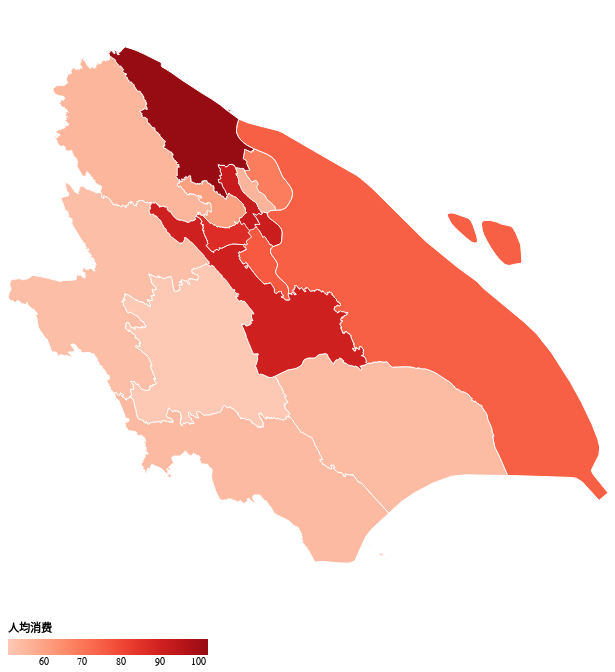

Write notebook code for a chart like this one.
### Code cell
import altair as alt
alt.Chart(gdf.drop(columns="center")
    ).mark_geoshape(
      stroke="white",
      strokeWidth=1
    ).encode(
      color=alt.Color("人均消费:Q").scale(scheme="reds").legend(orient="left"),
      tooltip=["dt_name", "人均消费:Q"]
    ).transform_lookup(
      lookup="dt_id",
      from_=alt.LookupData(data=food_df_clean.groupby("行政区")["人均消费"].mean().reset_index(), key="行政区", fields=["人均消费"])
    ).properties(
      height=600,
      width=600,
    )

### Figure 1 — Vega-Lite specification as saved in the notebook (floating-point values rounded to 4 significant figures; data arrays with more than 128 entries replaced by an {"elided": "..."} marker saying what was removed)
{"config": {"background": "white", "view": {"continuousWidth": 300, "continuousHeight": 300}}, "data": {"name": "data-99a74cd0d0cfd7b9dc52939fa6447b30"}, "mark": {"type": "geoshape", "stroke": "white", "strokeWidth": 1}, "encoding": {"color": {"field": "人均消费", "legend": {"orient": "bottom"}, "scale": {"scheme": "reds"}, "type": "quantitative"}, "tooltip": [{"field": "dt_name", "type": "nominal"}, {"field": "人均消费", "type": "quantitative"}]}, "height": 600, "transform": [{"lookup": "dt_id", "from": {"data": {"name": "data-6e74413b5a85665f03b1cd609f724af9"}, "key": "行政区", "fields": ["人均消费"]}}], "width": 600, "$schema": "https://vega.github.io/schema/vega-lite/v5.20.1.json", "datasets": {"data-99a74cd0d0cfd7b9dc52939fa6447b30": [{"dt_id": "A", "dt_name": "晨曦区", "type": "Feature", "geometry": {"type": "Polygon", "coordinates": {"elided": "1x239x2 float values"}}}, {"dt_id": "B", "dt_name": "蓝湾区", "type": "Feature", "geometry": {"type": "Polygon", "coordinates": {"elided": "1x754x2 float values"}}}, {"dt_id": "C", "dt_name": "翠竹区", "type": "Feature", "geometry": {"type": "Polygon", "coordinates": {"elided": "1x969x2 float values"}}}, {"dt_id": "D", "dt_name": "东城区", "type": "Feature", "geometry": {"type": "Polygon", "coordinates": {"elided": "1x635x2 float values"}}}, {"dt_id": "E", "dt_name": "繁星区", "type": "Feature", "geometry": {"type": "Polygon", "coordinates": {"elided": "1x519x2 float values"}}}, {"dt_id": "F", "dt_name": "枫桥区", "type": "Feature", "geometry": {"type": "Polygon", "coordinates": {"elided": "1x850x2 float values"}}}, {"dt_id": "G", "dt_name": "古藤区", "type": "Feature", "geometry": {"type": "Polygon", "coordinates": {"elided": "1x1731x2 float values"}}}, {"dt_id": "H", "dt_name": "花园区", "type": "Feature", "geometry": {"type": "Polygon", "coordinates": {"elided": "1x250x2 float values"}}}, {"dt_id": "I", "dt_name": "银湖区", "type": "Feature", "geometry": {"type": "MultiPolygon", "coordinates": {"elided": "2 rows, 3140 float values in total"}}}, {"dt_id": "J", "dt_name": "江滨区", "type": "Feature", "geometry": {"type": "Polygon", "coordinates": {"elided": "1x594x2 float values"}}}, {"dt_id": "K", "dt_name": "昆仑区", "type": "Feature", "geometry": {"type": "MultiPolygon", "coordinates": {"elided": "3 rows, 1876 float values in total"}}}, {"dt_id": "L", "dt_name": "绿柳区", "type": "Feature", "geometry": {"type": "Polygon", "coordinates": {"elided": "1x1125x2 float values"}}}, {"dt_id": "M", "dt_name": "梅林区", "type": "Feature", "geometry": {"type": "Polygon", "coordinates": {"elided": "1x1200x2 float values"}}}, {"dt_id": "N", "dt_name": "暖风区", "type": "Feature", "geometry": {"type": "MultiPolygon", "coordinates": {"elided": "4 rows, 2462 float values in total"}}}, {"dt_id": "O", "dt_name": "橄榄区", "type": "Feature", "geometry": {"type": "MultiPolygon", "coordinates": {"elided": "2 rows, 400 float values in total"}}}, {"dt_id": "P", "dt_name": "蒲公英区", "type": "Feature", "geometry": {"type": "MultiPolygon", "coordinates": {"elided": "3 rows, 322 float values in total"}}}, {"dt_id": "Q", "dt_name": "青山区", "type": "Feature", "geometry": {"type": "Polygon", "coordinates": {"elided": "1x1893x2 float values"}}}], "data-6e74413b5a85665f03b1cd609f724af9": [{"行政区": "A", "人均消费": 91.58}, {"行政区": "B", "人均消费": 75.94}, {"行政区": "C", "人均消费": 92.22}, {"行政区": "D", "人均消费": 86.53}, {"行政区": "E", "人均消费": 55.88}, {"行政区": "F", "人均消费": 60.74}, {"行政区": "G", "人均消费": 55.5}, {"行政区": "H", "人均消费": 68.45}, {"行政区": "I", "人均消费": 53.41}, {"行政区": "J", "人均消费": 53.94}, {"行政区": "K", "人均消费": 74.8}, {"行政区": "L", "人均消费": 102.5}, {"行政区": "M", "人均消费": 50.76}, {"行政区": "N", "人均消费": 54.33}, {"行政区": "Q", "人均消费": 90.33}]}}
